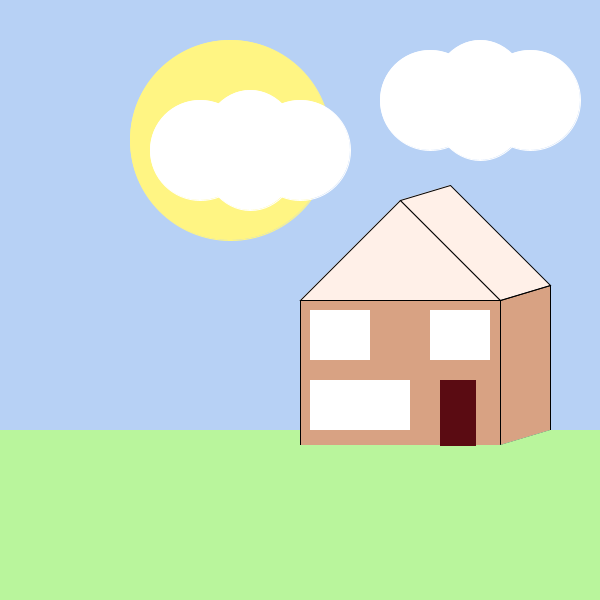
Frame 1 (no input)
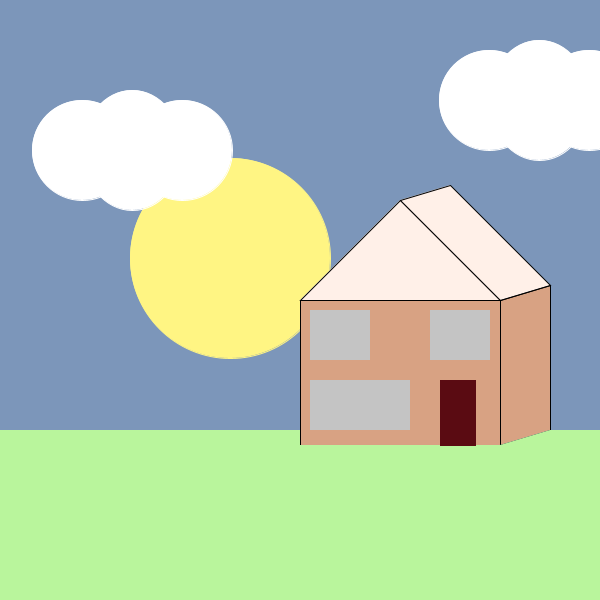
Frame 60 (the mouse pressed at the canvas centre just before this capture)
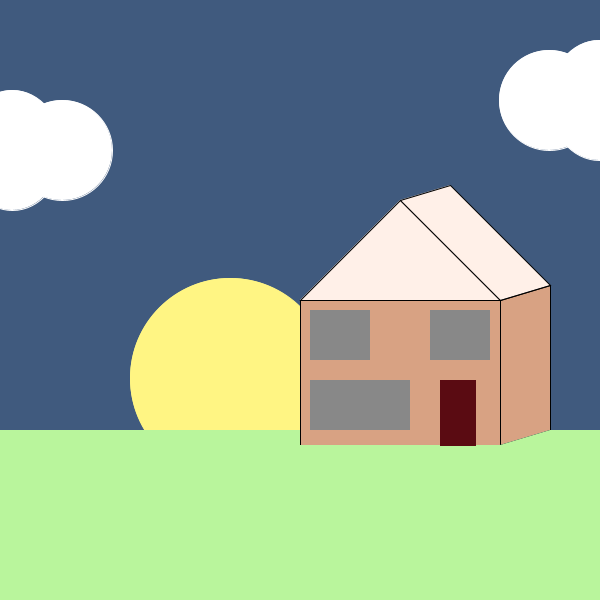
Frame 120 (the mouse held since frame 60 and released just before this capture)

The Processing sketch that drew these frames (run headless with seeded random() and noise(); from frame 60 on, the mouse is pressed at the canvas centre):

// Processing sketch: processing_112873
// ── processing_112873.pde

float red;
float green;
float blue;
int bg;
int xPos;
int yPos;
int xPos1;
int yPos1;
int xPos2;
int yPos2;
int xPos3;
int yPos3;
int xPos4;
int yPos4;
int xPos5;
int yPos5;
int xPos6;
int yPos6;


void setup(){
  size(600,600);
  red = 183;
  green = 209;
  blue = 245;
  bg = 255;
  //cloud 1
 xPos = 250;
 yPos = 150; 
 xPos1 = 300;
 yPos1 = 150;
 xPos2 = 200;
 yPos2 = 150;
 
 //cloud 2
 xPos3 = 480;
 yPos3 = 100; 
 xPos4 = 530;
 yPos4 = 100;
 xPos5 = 430;
 yPos5 = 100;
 
 //Move the sun
 xPos6 = 230;
 yPos6 = 140;
}


//Simon: Really like what Amy has done from our original idea. 
 // The cloud is a good addition. 
 //David: I think the colours really stand out and are used well.
void draw(){
  
  // change background to dark blue
  background(red, green, blue);
  if(red>21){
  red = red - 1;
  }
  if(green>52){
  green = green - 1;
  }  
  if(blue>103){
  blue = blue - 1;
  }

  //This is for the sun and the cloud. The first fill, stroke and ellipse is for the yellow of the sun.
  fill(255,245,131);
  stroke(255,245,131);
  ellipse(xPos6,yPos6,200,200);
  //This is for the three circles for the clouds. The white for the cloud.
  //David: I like the idea and design of the clouds that are used.
  fill(255,255,255);
  stroke(255,255,255);
  ellipse(xPos,yPos,100,120);
  ellipse(xPos1,yPos1,100,100);
  ellipse(xPos2,yPos2,100,100);
   //Simon: another cloud?
  ellipse(xPos3,yPos3,100,120);
  ellipse(xPos4,yPos4,100,100);
  ellipse(xPos5,yPos5,100,100);
 xPos-=2;
 xPos1-=2;
 xPos2-=2;
 xPos3+=1;
 xPos4+=1;
 xPos5+=1;
 yPos6+=2;
  //This is for the rectangle of the house
  fill(216,162,131);
  //stroke(216,162,131);
  stroke(0);
  rect(300,300,200,145);
  //This is for the roof of the house.
  //Simon: Going to "3D" the house.
  quad(500,300,550,285,550,430,500,445);
  fill(255,240,232);
  triangle(300,300,400,200,500,300);
  quad(400,200,450,185,550,285,500,300);
  //This is for the grass for the garden.
  fill(185,245,156);
  stroke(185,245,156);
  rect(0,445,600,445);
  //Going to now add things in, windows and doors and such like.
 fill(bg);
 
 if(bg>0)
 bg = bg-1;
 noStroke();
 rect(310,310,60,50);
 rect(310,380,100,50);
 rect(430,310,60,50);
 fill(90,11,18);
 stroke(90,11,18);
 rect(440,380,35,65);
 //Simon: I should make the grass under the 3D part of the house.
 fill(185,245,156);
 noStroke();
 quad(500,445,550,430,600,430,600,500);
 //David: One little thing that could be changed is 
 //the level off the grass on the left side of the house 
 //could be made the same as on the right side if possible. 
 //Not sure how to do it myself.
 rect(0,430,300,15);
}
